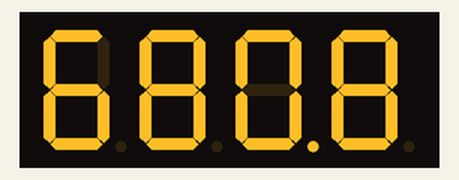
The sketch below on a simulated Arduino Uno, built with avr-gcc and run on an emulated ATmega328P. Parts: 4-digit seven-segment display. Random numbers use the default seed unless the sketch sets one.

Above: at 0.15 s.
At 5.05 s:
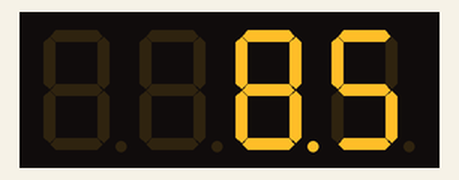
At 10.05 s:
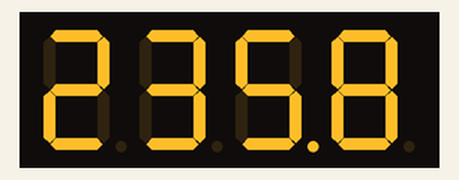
At 20.05 s:
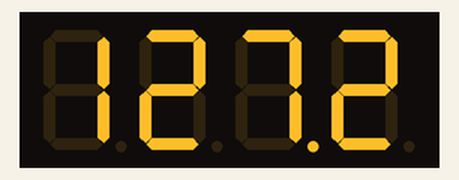
At 30.05 s:
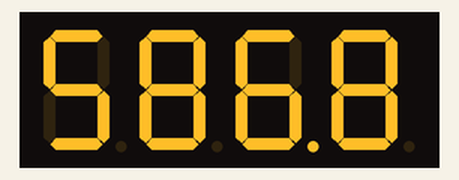
At 39.95 s:
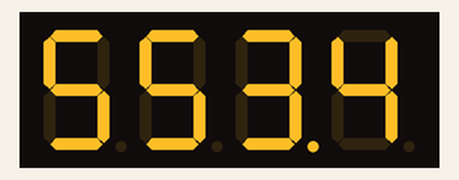

The sketch:

secret.ino
```cpp
#include "SevSeg.h"
SevSeg sevseg; // Instantiate a seven segment object

void setup()
{
  byte numDigits = 4;
  byte digitPins[] = {2, 3, 4, 5};
  byte segmentPins[] = {6, 7, 8, 9, 10, 11, 12, 13};
  bool resistorsOnSegments = true;    // 'false' means resistors are on digit pins
  byte hardwareConfig = COMMON_ANODE; // See README.md for options
  bool updateWithDelays = false;      // Default 'false' is Recommended
  bool leadingZeros = false;          // Use 'true' if you'd like to keep the leading zeros
  bool disableDecPoint = false;       // Use 'true' if your decimal point doesn't exist or isn't connected. Then, you only need to specify 7 segmentPins[]

  sevseg.begin(hardwareConfig, numDigits, digitPins, segmentPins, resistorsOnSegments,
               updateWithDelays, leadingZeros, disableDecPoint);

  sevseg.setBrightness(90);
}

void loop()
{
  static unsigned long timer = millis();
  static int randNumber = 0;
  static int secretKey = 1234; // define a chave secreta
  static bool finish = false;

  if (millis() - timer >= 100 && finish == false)
  {
    timer += 100;
    randNumber = random(9999); // gera numeros aleatorios ate 9999

    if (randNumber == secretKey)
    {
      sevseg.setNumber(secretKey, 1);
      finish = true;
    }
    else
    {
      sevseg.setNumber(randNumber, 1);
    }
  }
  sevseg.refreshDisplay();
}
```
